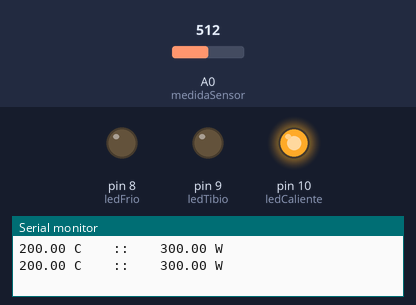
Bench run of a sketch on a simulated Arduino Uno, built with avr-gcc and run on an emulated ATmega328P. Shown: output pins drawn as LEDs (lit = HIGH), the last lines printed to the serial monitor. The test bench sets the inputs (shaded band); at power-on: A0 (medidaSensor) = 512.

Above: at 1.8 s.
1.9 s: A0 (medidaSensor) set to 169
3.4 s: A0 (medidaSensor) set to 157
At 4.8 s:
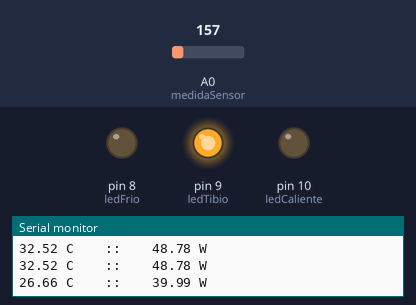
5.5 s: A0 (medidaSensor) set to 122
At 6.5 s:
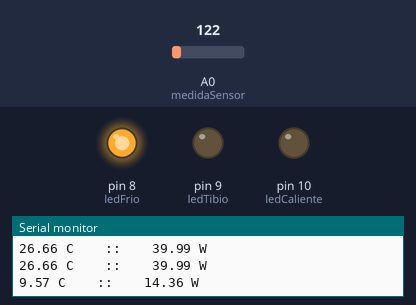
7.5 s: A0 (medidaSensor) set to 306
At 9.2 s:
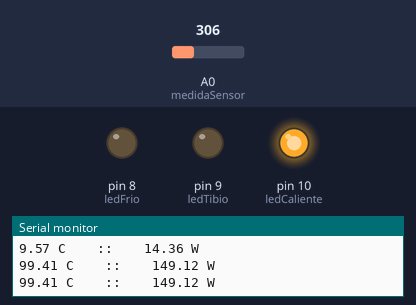
9.5 s: A0 (medidaSensor) set to 31
At 10.9 s:
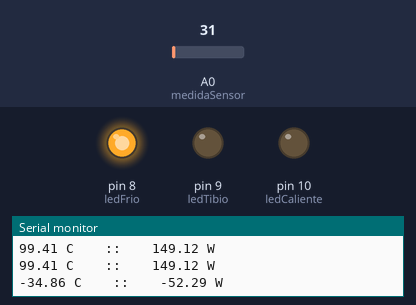
Timing chart, 0 to 12.5 s (numbered marks = the images above; inputs shaded):
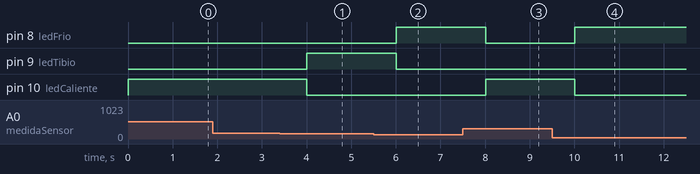

Measured:
- the behaviour switches between 158 and 157 on A0 (medidaSensor) (found by bisection; images 0 and 1)
- after the input at 3.4 s, pin 9 (ledTibio): LOW → HIGH after 0.61 s; pin 10 (ledCaliente): HIGH → LOW after 0.61 s
- after the input at 5.5 s, pin 8 (ledFrio): LOW → HIGH after 0.51 s; pin 9 (ledTibio): HIGH → LOW after 0.51 s
- after the input at 7.5 s, pin 8 (ledFrio): HIGH → LOW after 0.51 s; pin 10 (ledCaliente): LOW → HIGH after 0.51 s
- after the input at 9.5 s, pin 8 (ledFrio): LOW → HIGH after 0.51 s; pin 10 (ledCaliente): HIGH → LOW after 0.51 s

The sketch:

Temperatura_con_TMP36.ino
```cpp
int medidaSensor = 0;
int ledFrio = 8;
int ledTibio = 9;
int ledCaliente = 10;

void setup() {
  // put your setup code here, to run once:

Serial.begin(9600);
pinMode(ledFrio, OUTPUT);
pinMode(ledTibio, OUTPUT);
pinMode(ledCaliente, OUTPUT);

}

void loop() {
  // put your main code here, to run repeatedly:

int medida = analogRead(medidaSensor);
float voltage = medida * 5.0;
voltage /= 1024.0;

float temperatura = (voltage - 0.5) * 100;
float wald = temperatura * 1.5;

Serial.print(temperatura); Serial.print(" C    ::    ");
Serial.print(wald); Serial.println(" W");

if(wald < 28)
  {
    digitalWrite(ledFrio, HIGH);
    digitalWrite(ledTibio, LOW);
    digitalWrite(ledCaliente, LOW);
  }
  else if(wald >= 29 && wald < 40)
    {
    digitalWrite(ledFrio, LOW);
    digitalWrite(ledTibio, HIGH);
    digitalWrite(ledCaliente, LOW);
    }
  else if(wald >= 41)
    {
    digitalWrite(ledFrio, LOW);
    digitalWrite(ledTibio, LOW);
    digitalWrite(ledCaliente, HIGH);
    }

delay(1000);

}
```
